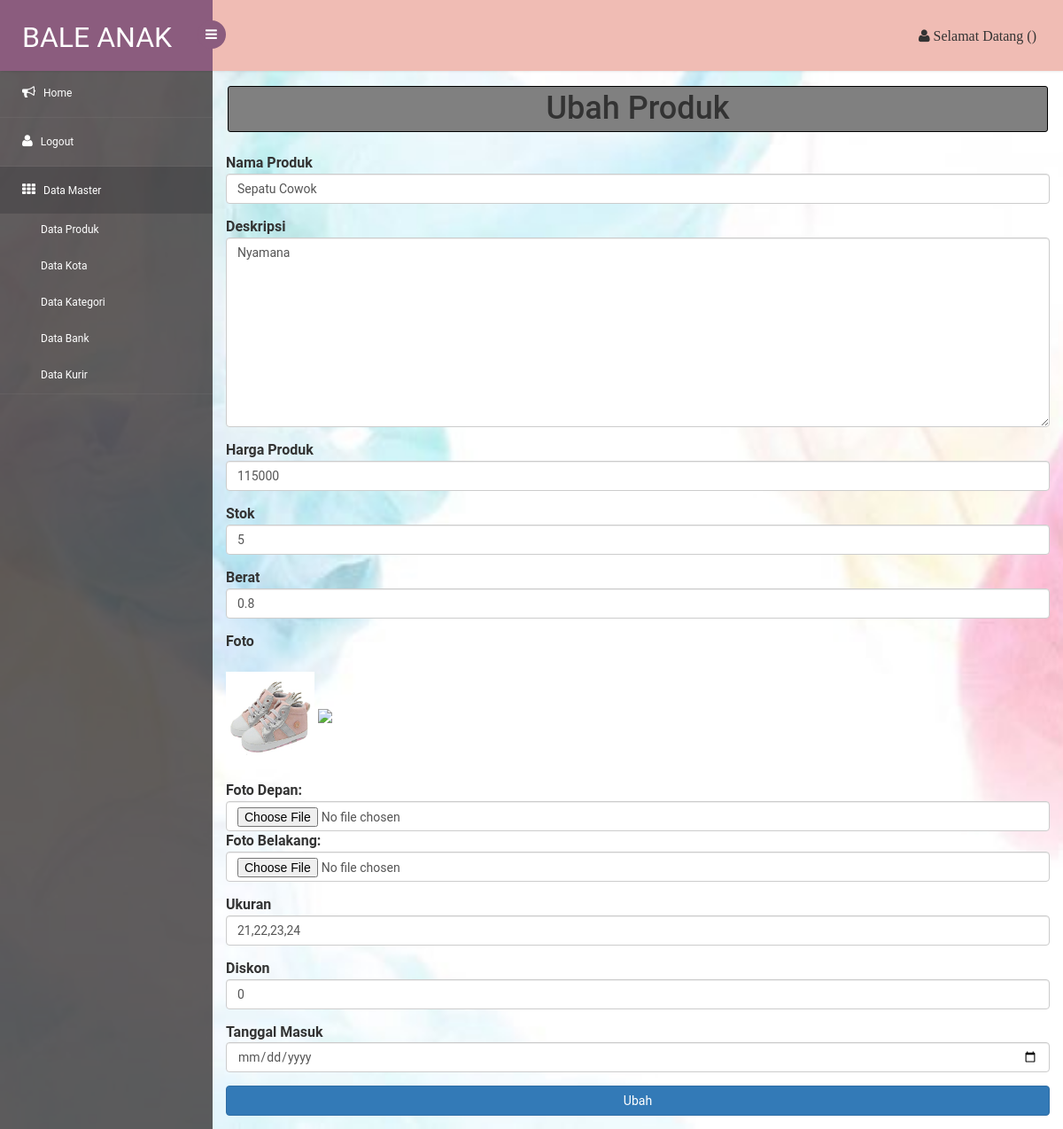
Page /admin/dashboard/ubahproduk.php?halaman=ubahproduk&kodeproduk=32 on the earlier database version.
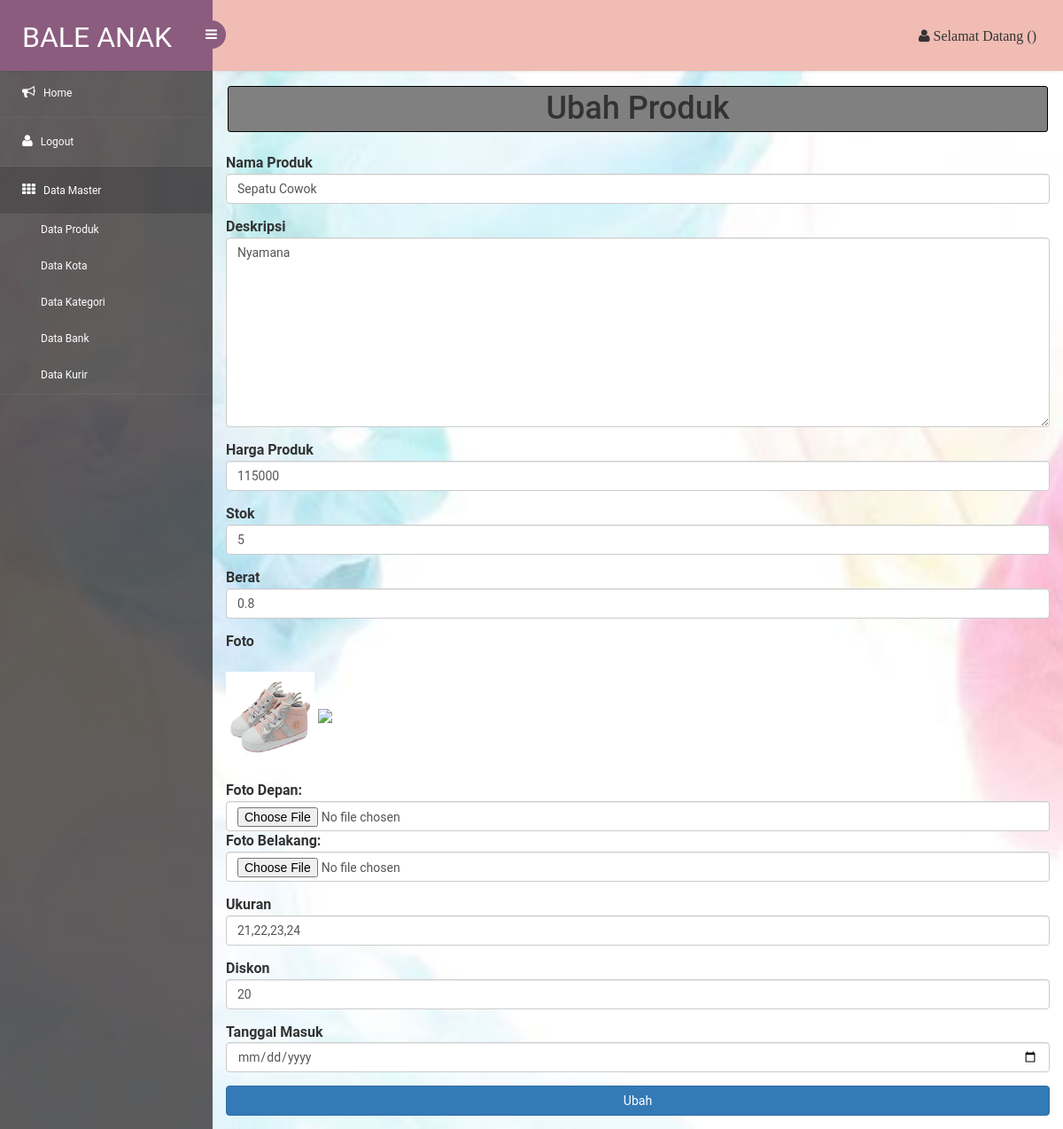
Same page on the later database version.
### tables this page shows
CREATE TABLE `produk` (
  `kodeproduk` int(11) NOT NULL,
  `kd_subkategori` int(11) NOT NULL,
  `nama_produk` varchar(50) NOT NULL,
  `deskripsi` varchar(255) NOT NULL,
  `harga_produk` int(11) NOT NULL,
  `stok` int(11) NOT NULL,
  `berat` float NOT NULL,
  `foto1` varchar(255) NOT NULL,
  `foto2` varchar(255) DEFAULT NULL,
  `ukuran` varchar(200) NOT NULL,
  `diskon` int(11) DEFAULT NULL,
  `tgl_masuk` datetime NOT NULL
);

### admin/dashboard/ubahproduk.php (the view, shortened to what this page needs)
<?php include_once('../_header.php'); ?>
<?php
require 'functions.php';
$kdproduk = $_GET['kodeproduk'];
$result = mysqli_query($conn, "SELECT * FROM produk WHERE kodeproduk = $kdproduk");
$rows = mysqli_fetch_assoc($result);
?>
<!DOCTYPE html>
<html>
<head>
</head>
<body>
	<h1 class="title_ubah">Ubah Produk</h1><br>
	<form action="" method="post" name="myForm" onsubmit="return(validate(this))" enctype="multipart/form-data">
	<div class="form-group">
			<label>Nama Produk</label>
			<input type="text" name="nama_produk" class="form-control" id="nama_produk" required value="<?php echo $rows['nama_produk']; ?>">
	</div>
	<div class="form-group">
			<label>Deskripsi</label>
			<textarea class="form-control" name="deskripsi" rows="10" ><?php echo $rows['deskripsi']; ?>
		</textarea>
	</div>
	<div class="form-group">
		<label>Harga Produk</label>
		<input type="number" name="harga_produk" class="form-control" id="harga_produk" value="<?php echo $rows['harga_produk']; ?>">
	</div>
	<div class="form-group">
		<label>Stok</label>
		<input type="number" name="stok" class="form-control" id="stok" value="<?php echo $rows['stok']; ?>">
	</div>
	<div class="form-group">
		<label>Berat</label>
		<input type="text" name="berat" class="form-control" id="berat" value="<?php echo $rows['berat']; ?>">
	</div>
	<div class="form-group">
		<label>Foto</label> <br><br>
		<img src="../../images/<?php echo $rows['foto1']; ?>" width="100">
		<img src="../../images/<?php echo $rows['foto2']; ?>" width="100"><br><br>
		<label>Foto Depan:</label><br>
		<input type="file" name="foto1" id="foto[]" class="form-control"  >
		<label>Foto Belakang:</label><br>
		<input type="file" name="foto2" id="foto[]" class="form-control" >
	</div>
	<div class="form-group">
		<label>Ukuran</label>
		<input type="text" name="ukuran" class="form-control" id="ukuran" value="<?php echo $rows['ukuran']; ?>">
	</div>
	<div class="form-group">
		<label>Diskon</label>
		<input type="number" name="diskon" class="form-control" id="diskon" value="<?php echo $rows['diskon']; ?>">
	</div>
	<div class="form-group">
		<label>Tanggal Masuk</label>
		<input type="date" name="tgl_masuk" class="form-control" id="tgl_masuk" value="<?php echo $rows['tgl_masuk']; ?>">
	</div>
	<button class="btn btn-primary btn-block" name="submit"> Ubah </button>
</form>
</body>
</html>

Differences in the rows shown:
changed produk "Sepatu Cowok": diskon "0" → "20"
